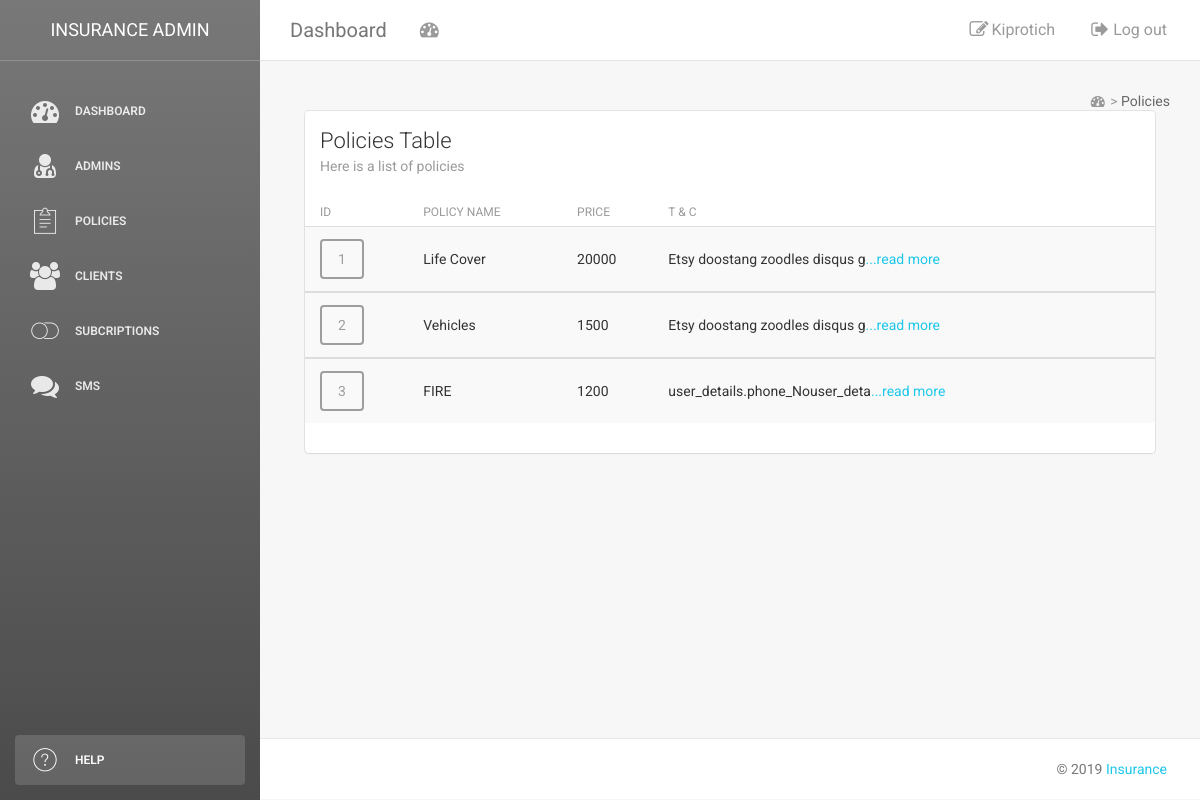
Page /policies.php (signed in) on the committed database.
### tables this page shows
CREATE TABLE `user_details` (
  `user_Id` int(11) NOT NULL,
  `sur_Name` varchar(35) NOT NULL,
  `first_Name` varchar(35) NOT NULL,
  `id_No` int(10) NOT NULL,
  `phone_No` varchar(14) NOT NULL,
  `email_Address` varchar(65) NOT NULL,
  `address` varchar(65) NOT NULL,
  `status` int(1) NOT NULL DEFAULT '0',
  `privilege` varchar(15) NOT NULL DEFAULT 'user',
  `Password` varchar(25) NOT NULL
);

CREATE TABLE `insurance_policies` (
  `policy_Id` int(11) NOT NULL,
  `policy` varchar(35) NOT NULL,
  `price` varchar(10) NOT NULL,
  `toc` text NOT NULL
);

### policies.php (the view, shortened to what this page needs)
<?php include 'side.php';?>
<?php include 'top.php';
include "conn.php";
     $sql1 = "SELECT * FROM insurance_policies";
     $result1 = $conn->query($sql1);
?>
<div class="content">
<div class="container-fluid">
			    <nav class="pull-right">
                            <a  style="color:#999" href="index.php">
                                <i class="fa fa-dashboard" ></i> >
                            </a>
                            <a  style="color:#666" href="policies.php">
                               Policies
                            </a>
                </nav>
            </div>
             <div class="container-fluid">
<div class="col-md-12">
                        <div class="card">
                            <div class="header">
                                <h4 class="title">Policies Table</h4>
                                <p class="category">Here is a list of policies</p>
                            </div>
                            <div class="content table-responsive table-full-width">
                                <table class="table table-hover table-striped">
                                    <thead>
                                        <tr><th>ID</th>
                                    	<th>Policy Name</th>
                                    	<th>Price</th>
                                    	<th>T & C</th>
                                    </tr></thead>
                                   <?php while($row_policies = $result1->fetch_assoc()) { ?>
                                    <tbody>
                                        <tr> <?php $p = $row_policies['policy_Id']; ?>
                                            <td><form action='reviewpolicy.php?pid="<?php $p; ?>' method="get">
                                            <button class="btn btn-default" type="submit" ><?php echo ucfirst($row_policies['policy_Id']); ?></button></td>
                                        	<td><?php echo ucfirst($row_policies['policy']); ?></td>
                                        	<td><?php echo $row_policies['price']; ?></td>
                                            <td>
                                                <?php
                                             if(isset($_GET['id']))
                                             { echo ucfirst($row_policies['toc']);
                                               echo '<a href="policies.php">  Close</a>'; }
                                              else
                                             {echo substr($row_policies['toc'],0, 30) .'<a href="?id='.$row_policies['policy_Id'].'?toc='.$row_policies['toc'].'">...read more</a>';} ?></td>
                                        </tr>
                                    </tbody>
                                <?php } ?>
                                </table>
                            </div>
                        </div>
                    </div>
					</div>
					</div>
	<?php include 'footer.php';?>

### top.php (shortened to what this page needs)
<?php
    include "conn.php";
    $user = $_SESSION['username'];
    $sql = "SELECT * FROM user_details WHERE  email_Address='$user'";
    $query1 = mysqli_query($conn,$sql);
    $row_user = mysqli_fetch_assoc($query1);
?>
<div class="main-panel">
        <nav class="navbar navbar-default navbar-fixed">
            <div class="container-fluid">
                <div class="navbar-header">
                    <a class="navbar-brand" href="index.php">Dashboard</a>
                </div>
                <div class="collapse navbar-collapse">
                    <ul class="nav navbar-nav navbar-left">
                        <li>
                            <a href="index.php" class="dropdown-toggle" data-toggle="dropdown">
                                <i class="fa fa-dashboard"></i>
                            </a>
                        </li>
                    </ul>
                    <ul class="nav navbar-nav navbar-right">
                        <li>
                           <a href="account.php" title="<?php echo $_SESSION['username'];?>">
                               <p><i class="fa fa-edit"></i>
                               <?php echo ucfirst($row_user['sur_Name']);?></p>
                            </a>
                        </li>
                        <li>
                            <a href="logout.php" title="<?php echo $_SESSION['username'];?>">
                                <p><i class="fa fa-sign-out"></i>
								Log out</p>
                            </a>
                        </li>
                    </ul>
                </div>
            </div>
        </nav>

### rows in the picture
user_details: sur_Name "Kiprotich"
insurance_policies: policy_Id "1", policy "Life Cover", price "20000", toc "Etsy doostang zoodles disqus g"
insurance_policies: policy_Id "2", policy "Vehicles", price "1500", toc "Etsy doostang zoodles disqus g"
insurance_policies: policy_Id "3", policy "FIRE", price "1200", toc "user_details.phone_Nouser_deta"
